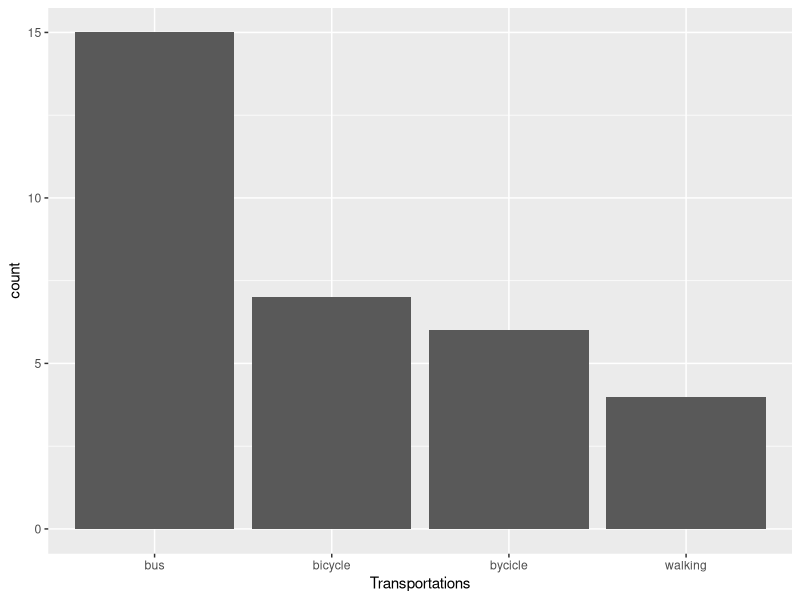

R code for this plot:
## ---- chunk 1
# Install forcats if not already installed
# install.packages("forcats")

# Load libraries
library(ggplot2)
library(forcats)


# Data
transp <- c("bycicle", "bus", "bus", "walking", "bus", "bycicle", "bycicle",
            "bus", "bus", "bus" , "bycicle", "bus", "bycicle", "bycicle", 
            "walking", "bus", "bus", "bicycle", "bicycle", "walking", "walking",
            "bicycle", "bus", "bus", "bus", "bus", "bicycle", "bus", "bus",
            "bicycle", "bicycle", "bicycle")
dat1 <- data.frame(transp)

# Graph
# ggplot() initializes the plot object; data=dat1 specifies the data source
ggplot(data=dat1) +
  # geom_bar() adds a bar layer; mapping=aes() defines how data maps to visuals
  # fct_infreq(transp) reorders the categories of 'transp' by their frequency
  # geom_bar(mapping=aes(x=(transp))) +
  geom_bar(mapping=aes(x=fct_infreq(transp))) +
  # xlab() sets the label for the x-axis
  xlab("Transportations")
